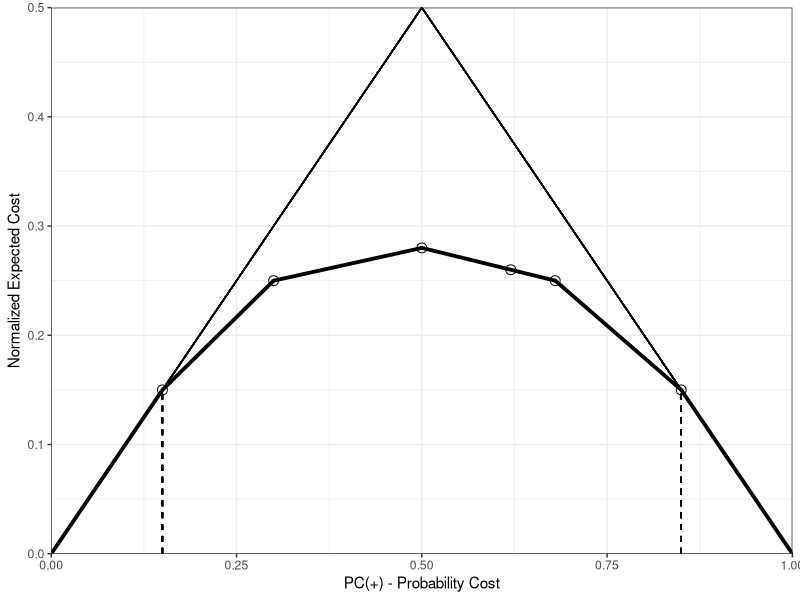

This figure's R source:
library(viridis)
library(ggplot2)

theme_set(theme_bw())

df <- data.frame(x=c(0, 0.15, 0.3, 0.5, 0.62, 0.68, 0.85, 1),
                 y=c(0, 0.15, 0.25, 0.28, 0.26, 0.25, 0.15, 0))

p <- ggplot(data=df,aes(x=x,y=y)) +
  scale_x_continuous(expand = c(0, 0), limits = c(0, 1)) +
  scale_y_continuous(expand = c(0, 0), limits = c(0, 0.5)) +
  labs(x="PC(+) - Probability Cost",y="Normalized Expected Cost") +
  geom_point(data=df[2:(nrow(df) -1),], shape=21, size=3) +
  geom_line(size=1.3) +
  geom_segment(aes(x=0,y=0,xend=0.5,yend=0.5)) +
  geom_segment(aes(x=0.5,y=0.5,xend=1,yend=0)) +
  geom_segment(aes(x=0.15,y=0,xend=0.15,yend=0.15), linetype="dashed") +
  geom_segment(aes(x=0.85,y=0,xend=0.85,yend=0.15), linetype="dashed")

ggsave("../figure/cost_curve_compare_trivial.png", width=3.5, height=3.5, plot=p)
